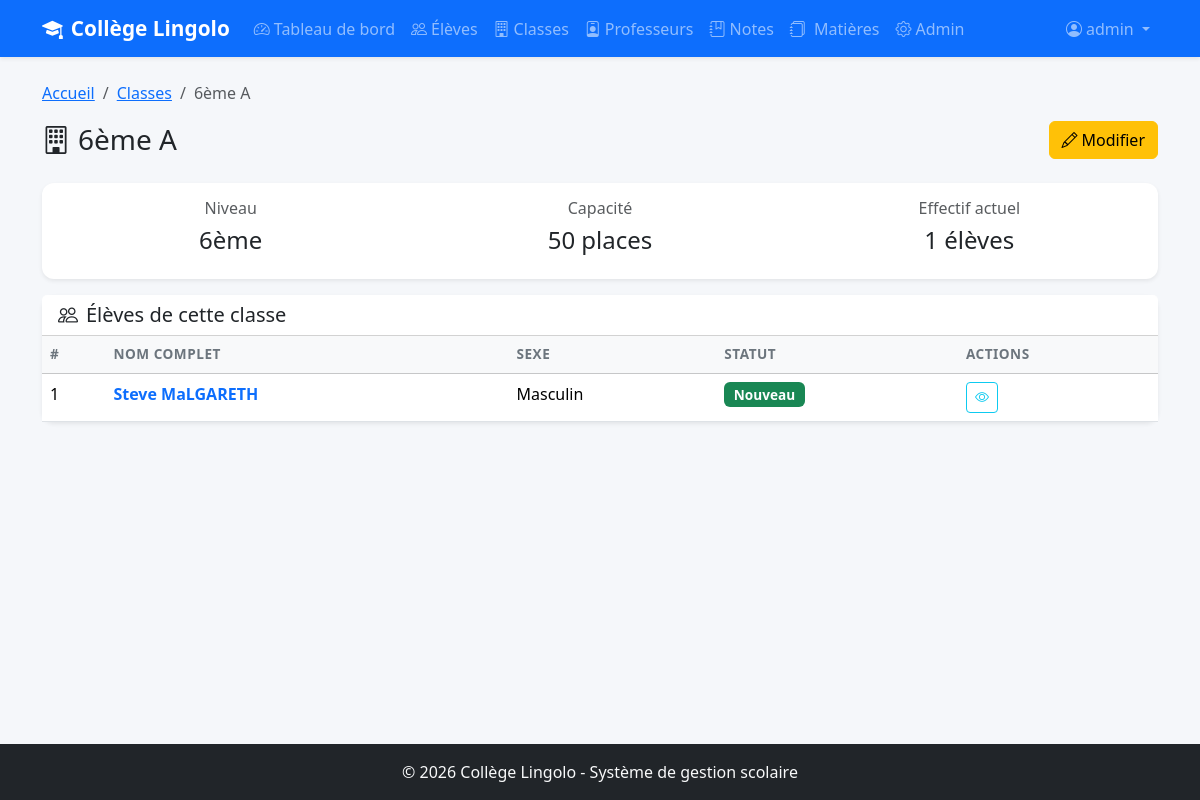
Screenshot of /classes/1/ (signed in) with the database file from the repository.
### eleves/models.py (models this page shows, shortened)
class Classe(models.Model):
    NIVEAUX = [
        ('6eme', '6ème'),
        ('5eme', '5ème'),
        ('4eme', '4ème'),
        ('3eme', '3ème'),
    ]
    niveau = models.CharField(
        max_length=10,
        choices=NIVEAUX,
        verbose_name="Niveau",           # Nom affiché dans l'admin et les forms
        help_text="Niveau scolaire"      # Texte d'aide sous le champ
    )
    lettre = models.CharField(
        max_length=5,
        verbose_name="Lettre",
        help_text="Ex: A, B, C..."
    )
    capacite = models.IntegerField(
        default=50,                      # Valeur par défaut si non renseignée
        verbose_name="Capacité maximale",
        help_text="Nombre maximum d'élèves"
    )
    class Meta:
        verbose_name = "Classe"
        verbose_name_plural = "Classes"
        ordering = ['niveau', 'lettre']
        unique_together = ['niveau', 'lettre']
    def __str__(self):
        return f"{self.get_niveau_display()} {self.lettre}"

class Eleve(models.Model):
    STATUTS = [
        ('nouveau', 'Nouveau'),
        ('redoublant', 'Redoublant'),
    ]
    SEXES = [
        ('M', 'Masculin'),
        ('F', 'Féminin'),
    ]
    nom = models.CharField(
        max_length=100,
        verbose_name="Nom de famille"
    )
    prenom = models.CharField(
        max_length=100,
        verbose_name="Prénom"
    )
    date_naissance = models.DateField(
        verbose_name="Date de naissance",
        help_text="Format : AAAA-MM-JJ (ex: 2010-05-15)"
    )
    sexe = models.CharField(
        max_length=1,
        choices=SEXES,
        default='M',
        verbose_name="Sexe"
    )
    classe = models.ForeignKey(
        Classe,
        on_delete=models.SET_NULL,       # Si la classe est supprimée → NULL
        null=True,                       # Autorise NULL en base de données
        blank=True,                      # Autorise le champ vide dans les forms
        related_name='eleves',           # classe.eleves.all() pour avoir les élèves
        verbose_name="Classe"
    )
    statut = models.CharField(
        max_length=20,
        choices=STATUTS,
        default='nouveau',
        verbose_name="Statut"
    )
    adresse = models.TextField(
        blank=True,                      # blank=True = champ optionnel dans les forms
        default='',                      # Valeur par défaut vide
        verbose_name="Adresse"
    )
    nom_parent = models.CharField(
        max_length=200,
        blank=True,
        default='',
        verbose_name="Nom du parent/tuteur"
    )
    telephone_parent = models.CharField(
        max_length=20,
        blank=True,
        default='',
        verbose_name="Téléphone du parent",
        help_text="Ex: +242 06 xxx xx xx"
    )
    date_inscription = models.DateTimeField(
        auto_now_add=True,
        verbose_name="Date d'inscription"
    )
    class Meta:
        verbose_name = "Élève"
        verbose_name_plural = "Élèves"
        ordering = ['classe', 'nom', 'prenom']  # Tri par classe puis nom

### eleves/views.py (the view)
# urls.py: path('classes/<int:pk>/', views.detail_classe, name='detail_classe'),
@login_required
def detail_classe(request, pk):
    classe = get_object_or_404(Classe, pk=pk)
    eleves = classe.eleves.all()
    return render(request, 'eleves/detail_classe.html', {
        'classe': classe,
        'eleves': eleves,
    })

### eleves/templates/eleves/detail_classe.html (shortened to what this page needs)
{% extends 'eleves/base.html' %}
{% block content %}
<nav aria-label="breadcrumb" class="mb-3">
    <ol class="breadcrumb">
        <li class="breadcrumb-item"><a href="{% url 'dashboard' %}">Accueil</a></li>
        <li class="breadcrumb-item"><a href="{% url 'liste_classes' %}">Classes</a></li>
        <li class="breadcrumb-item active">{{ classe }}</li>
    </ol>
</nav>
<div class="d-flex justify-content-between align-items-center mb-4">
    <h1 class="h3 mb-0">
        <i class="bi bi-building me-2"></i>{{ classe }}
    </h1>
    <div>
        <a href="{% url 'modifier_classe' classe.pk %}" class="btn btn-warning">
            <i class="bi bi-pencil me-1"></i>Modifier
        </a>
    </div>
</div>
<div class="card border-0 shadow-sm mb-3">
    <div class="card-body">
        <div class="row text-center">
            <div class="col-md-4">
                <h6 class="text-muted">Niveau</h6>
                <p class="h4">{{ classe.get_niveau_display }}</p>
            </div>
            <div class="col-md-4">
                <h6 class="text-muted">Capacité</h6>
                <p class="h4">{{ classe.capacite }} places</p>
            </div>
            <div class="col-md-4">
                <h6 class="text-muted">Effectif actuel</h6>
                <p class="h4">{{ eleves.count }} élèves</p>
            </div>
        </div>
    </div>
</div>
<div class="card border-0 shadow-sm">
    <div class="card-header bg-white">
        <h5 class="mb-0"><i class="bi bi-people me-2"></i>Élèves de cette classe</h5>
    </div>
    <div class="card-body p-0">
        <div class="table-responsive">
            <table class="table table-hover mb-0">
                <thead class="table-light">
                    <tr>
                        <th>#</th>
                        <th>Nom complet</th>
                        <th>Sexe</th>
                        <th>Statut</th>
                        <th>Actions</th>
                    </tr>
                </thead>
                <tbody>
                    {% for eleve in eleves %}
                    <tr>
                        <td>{{ forloop.counter }}</td>
                        <td>
                            <a href="{% url 'detail_eleve' eleve.pk %}" class="text-decoration-none fw-semibold">
                                {{ eleve.prenom }} {{ eleve.nom }}
                            </a>
                        </td>
                        <td>{{ eleve.get_sexe_display }}</td>
                        <td>
                            {% if eleve.statut == 'nouveau' %}
                                <span class="badge bg-success">Nouveau</span>
                            {% else %}
                                <span class="badge bg-warning text-dark">Redoublant</span>
                            {% endif %}
                        </td>
                        <td>
                            <a href="{% url 'detail_eleve' eleve.pk %}" class="btn btn-sm btn-outline-info">
                                <i class="bi bi-eye"></i>
                            </a>
                        </td>
                    </tr>
                    {% empty %}
                    <tr>
                        <td colspan="5" class="text-center py-4 text-muted">
                            Aucun élève dans cette classe.
                        </td>
                    </tr>
                    {% endfor %}
                </tbody>
            </table>
        </div>
    </div>
</div>
{% endblock %}

### eleves/templates/eleves/base.html (shortened to what this page needs)
{% load static %}
<!DOCTYPE html>
<html lang="fr">
<head>
    <link href="https://cdn.jsdelivr.net/npm/bootstrap@5.3.3/dist/css/bootstrap.min.css"
          rel="stylesheet">
    <link href="https://cdn.jsdelivr.net/npm/bootstrap-icons@1.11.3/font/bootstrap-icons.min.css"
          rel="stylesheet">
    <link href="{% static 'css/style.css' %}" rel="stylesheet">
</head>
<body>
    <nav class="navbar navbar-expand-lg navbar-dark bg-primary shadow-sm">
        <div class="container">
            <a class="navbar-brand fw-bold" href="{% url 'dashboard' %}">
                <i class="bi bi-mortarboard-fill me-2"></i>Collège Lingolo
            </a>
            <div class="collapse navbar-collapse" id="navbarNav">
                <ul class="navbar-nav me-auto">
                    <li class="nav-item">
                        <a class="nav-link" href="{% url 'dashboard' %}">
                            <i class="bi bi-speedometer2 me-1"></i>Tableau de bord
                        </a>
                    </li>
                    <li class="nav-item">
                        <a class="nav-link" href="{% url 'liste_eleves' %}">
                            <i class="bi bi-people me-1"></i>Élèves
                        </a>
                    </li>
                    <li class="nav-item">
                        <a class="nav-link" href="{% url 'liste_classes' %}">
                            <i class="bi bi-building me-1"></i>Classes
                        </a>
                    </li>
                    <li class="nav-item">
                        <a class="nav-link" href="{% url 'liste_professeurs' %}">
                            <i class="bi bi-person-badge me-1"></i>Professeurs
                        </a>
                    </li>
                    <li class="nav-item">
                        <a class="nav-link" href="{% url 'liste_notes' %}">
                            <i class="bi bi-journal-bookmark me-1"></i>Notes
                        </a>
                    </li>
                    <li class="nav-item">
                        <a class="nav-link" href="{% url 'liste_matieres' %}">
                           <i class="bi bi-journals me-1"></i> Matières</a>
                    </li>
                    {% if user.is_superuser %}
                    <li class="nav-item">
                        <a class="nav-link" href="{% url 'admin:index' %}">
                            <i class="bi bi-gear me-1"></i>Admin
                        </a>
                    </li>
                    {% endif %}
                </ul>
                <ul class="navbar-nav">
                    <li class="nav-item dropdown">
                        <a class="nav-link dropdown-toggle" href="#"
                           role="button" data-bs-toggle="dropdown">
                            <i class="bi bi-person-circle me-1"></i>{{ user.username }}
                        </a>
                    </li>
                </ul>
            </div>
        </div>
    </nav>
    <main class="container my-4">
        {% block content %}{% endblock %}
    </main>
    <footer class="bg-dark text-light py-3 mt-5">
        <div class="container text-center">
            <p class="mb-0">
                &copy; 2026 Collège Lingolo - Système de gestion scolaire
            </p>
        </div>
    </footer>
</body>
</html>

### static/css/style.css (style rules this page uses)
body { background-color: #f5f7fa; min-height: 100vh; display: flex; flex-direction: column; }
main { flex: 1; }
.card { border-radius: 12px; transition: transform 0.2s ease; }
.navbar-brand { font-size: 1.3rem; }
.table th { font-weight: 600; font-size: 0.85rem; text-transform: uppercase; letter-spacing: 0.5px; color: #6c757d; }
.badge { font-size: 0.85rem; padding: 0.4em 0.7em; }
footer { margin-top: auto; }

### rows the page displays
Classe: niveau+lettre "6ème A", niveau "6ème", capacite "50", count "1"
Eleve: prenom "Steve", nom "MaLGARETH", sexe "Masculin", statut "Nouveau"

### other values shown
{{ user.username }} "admin"
